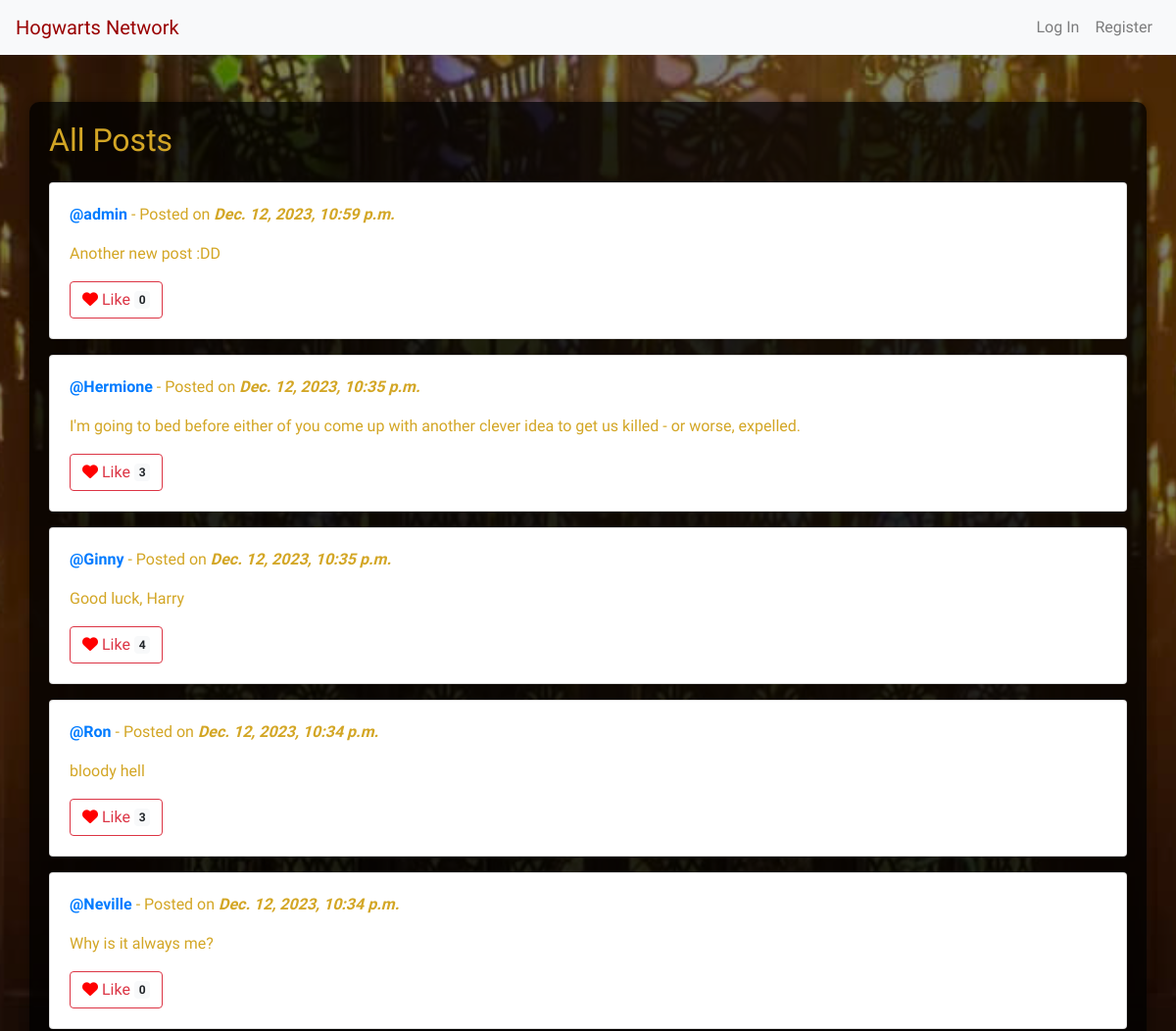
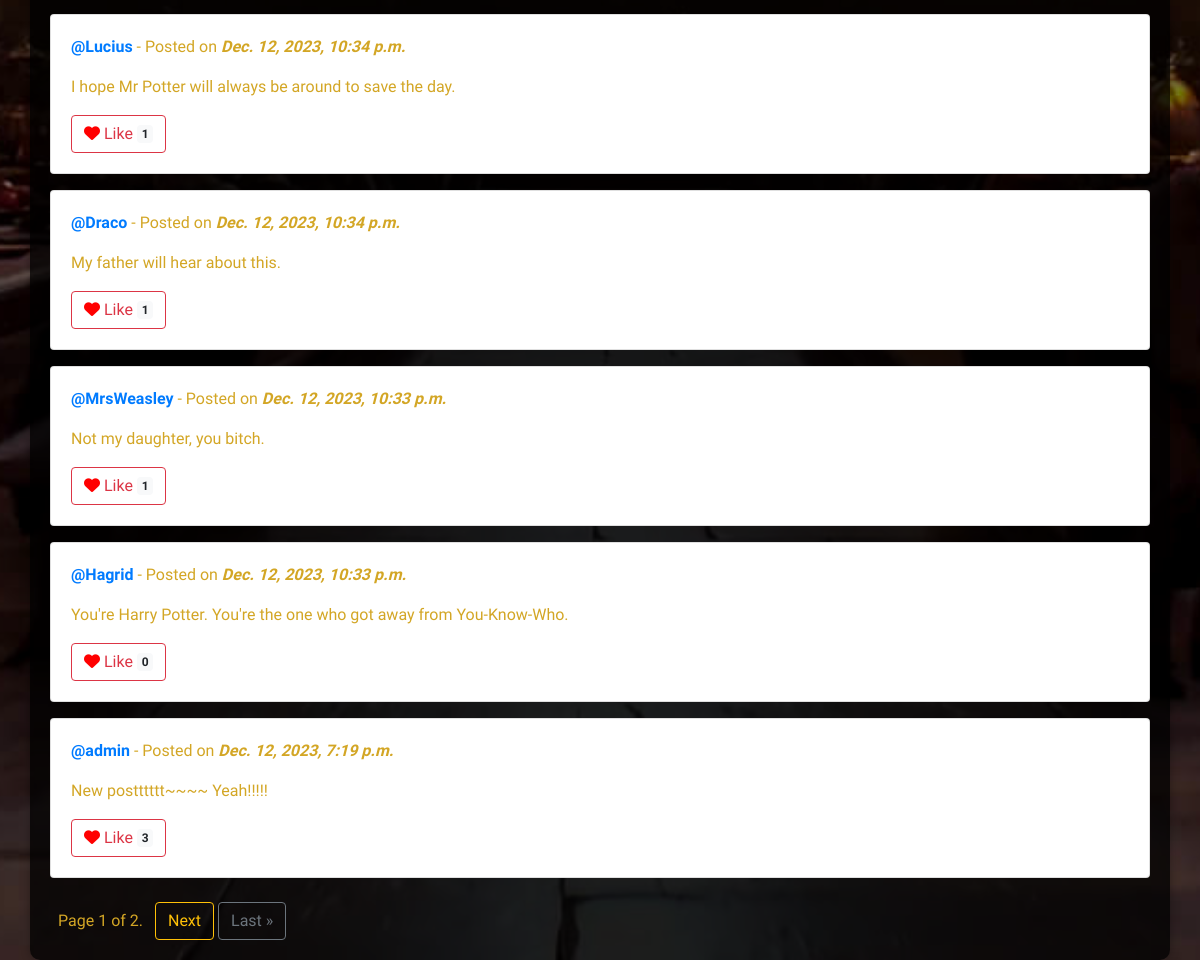
Screenshot of /all_posts/ with the database file from the repository (2 pictures, top to bottom).
### network/models.py (models this page shows, shortened)
class Post(models.Model):
    user = models.ForeignKey(User, on_delete=models.CASCADE)
    content = models.TextField()
    edited = models.BooleanField(default=False)
    timestamp = models.DateTimeField(auto_now_add=True)

class User(AbstractUser):
    email = models.EmailField(unique=True)
    username = models.CharField(max_length=30, unique=True)
    is_active = models.BooleanField(default=True)
    is_staff = models.BooleanField(default=False)
    USERNAME_FIELD = 'email'
    REQUIRED_FIELDS = ['username']

### network/views.py (the view)
# urls.py: path('all_posts/', views.all_posts, name='all_posts'),
def all_posts(request):
    posts_list = Post.objects.all().order_by('-timestamp')
    paginator = Paginator(posts_list, 10)  # Show 10 posts per page
    page = request.GET.get('page')
    try:
        posts = paginator.page(page)
    except PageNotAnInteger:
        posts = paginator.page(1)
    except EmptyPage:
        posts = paginator.page(paginator.num_pages)
    return render(request, 'network/all_posts.html', {'posts': posts})

### network/templates/network/all_posts.html (shortened to what this page needs)
{% extends "network/layout.html" %}
{% load static %}
{% block body %}
  <h2 class="mb-4">All Posts</h2>
  {% if posts %}
    {% for post in posts %}
      <div class="card mb-3">
        <div class="card-body">
          <p class="card-text">
            <strong><a href="{% url 'user_profile' post.user.id %}">@{{ post.user.username }}</a></strong> -
            Posted on <strong><i>{{ post.timestamp }}</i></strong>
          </p>
          <p class="card-text">{{ post.content }}</p>
          <button class="btn btn-outline-danger like-btn" data-post-id="{{ post.id }}">
            {% if post.is_liked_by_user %}
            <i class="fa fa-heart"></i> Liked
            {% else %}
            <i class="fa fa-heart"></i> Like
            {% endif %}
            <span class="badge badge-light" id="like-count-{{ post.id }}">{{ post.likes.count }}</span>
          </button>
        </div>
      </div>
    {% endfor %}
  {% else %}
    <p>No posts available.</p>
  {% endif %}
  <div class="pagination mt-4">
    <span class="step-links">
      <span class="current mx-2">
        Page {{ posts.number }} of {{ posts.paginator.num_pages }}.
      </span>
      {% if posts.has_next %}
        <a href="?page={{ posts.next_page_number }}" class="btn btn-outline-warning">Next</a>
        <a href="?page={{ posts.paginator.num_pages }}" class="btn btn-outline-secondary">Last &raquo;</a>
      {% endif %}
    </span>
  </div>
{% endblock %}

### network/templates/network/layout.html (shortened to what this page needs)
{% load static %}
<!DOCTYPE html>
<html lang="en">
<head>
    <link rel="stylesheet" href="https://stackpath.bootstrapcdn.com/bootstrap/4.4.1/css/bootstrap.min.css">
    <link href="{% static 'network/styles.css' %}" rel="stylesheet">
    <link rel="stylesheet" href="https://cdnjs.cloudflare.com/ajax/libs/font-awesome/4.7.0/css/font-awesome.min.css">
</head>
<body>
    <nav class="navbar navbar-expand-lg navbar-light bg-light">
        <a class="navbar-brand" href="{% url 'all_posts' %}"  style="font-family: 'Harry Potter', cursive;; color: #990000;">Hogwarts Network</a>
        <div class="collapse navbar-collapse" id="navbarNav">
            <ul class="navbar-nav ml-auto">
                {% if user.is_authenticated %}
                    <li class="nav-item">
                        <a class="nav-link" href="{% url 'user_profile' user.id %}"><strong>@{{ user.username }}</strong></a>
                    </li>
                    <li class="nav-item">
                        <a class="nav-link" href="{% url 'all_posts' %}">All Posts</a>
                    </li>
                    <li class="nav-item">
                        <a class="nav-link" href="{% url 'following_posts' %}">Following</a>
                    </li>
                    <li class="nav-item">
                        <a class="nav-link" href="{% url 'new_post' %}">New Post</a>
                    </li>
                    <li class="nav-item">
                        <a class="nav-link" href="{% url 'logout' %}">Log Out</a>
                    </li>
                {% else %}
                    <li class="nav-item">
                        <a class="nav-link" href="{% url 'login' %}">Log In</a>
                    </li>
                    <li class="nav-item">
                        <a class="nav-link" href="{% url 'register' %}">Register</a>
                    </li>
                {% endif %}
            </ul>
        </div>
    </nav>
    <div class="container mt-5">
        {% block body %}
        {% endblock %}
    </div>
</body>
</html>

### network/static/network/styles.css (style rules this page uses)
body::before { content: ""; position: fixed; top: 0; left: 0; width: 100%; height: 100%; background: rgba(0, 0, 0, 0.5); z-index: -1; }
.container { background: rgba(0, 0, 0, 0.75); padding: 20px; border-radius: 10px; box-shadow: 0 0 10px rgba(0, 0, 0, 0.3) }

### rows the page displays
Post: user.username "admin", timestamp "Dec. 12, 2023, 10:59 p.m.", content "Another new post :DD", likes.count "0"
Post: user.username "Hermione", timestamp "Dec. 12, 2023, 10:35 p.m.", content "I'm going to bed before either of you come up with another clever idea to get us killed - or worse, expelled.", likes.count "3"
Post: user.username "Ginny", timestamp "Dec. 12, 2023, 10:35 p.m.", content "Good luck, Harry", likes.count "4"
Post: user.username "Ron", timestamp "Dec. 12, 2023, 10:34 p.m.", content "bloody hell", likes.count "3"
Post: user.username "Neville", timestamp "Dec. 12, 2023, 10:34 p.m.", content "Why is it always me?", likes.count "0"
Post: user.username "Lucius", timestamp "Dec. 12, 2023, 10:34 p.m.", content "I hope Mr Potter will always be around to save the day.", likes.count "1"
Post: user.username "Draco", timestamp "Dec. 12, 2023, 10:34 p.m.", content "My father will hear about this.", likes.count "1"
Post: user.username "MrsWeasley", timestamp "Dec. 12, 2023, 10:33 p.m.", content "Not my daughter, you bitch.", likes.count "1"
Post: user.username "Hagrid", timestamp "Dec. 12, 2023, 10:33 p.m.", content "You're Harry Potter. You're the one who got away from You-Know-Who.", likes.count "0"
Post: user.username "admin", timestamp "Dec. 12, 2023, 7:19 p.m.", content "New postttttt~~~~ Yeah!!!!!", likes.count "3"

### other values shown
{{ posts.number }} "1"
{{ posts.paginator.num_pages }} "2"
